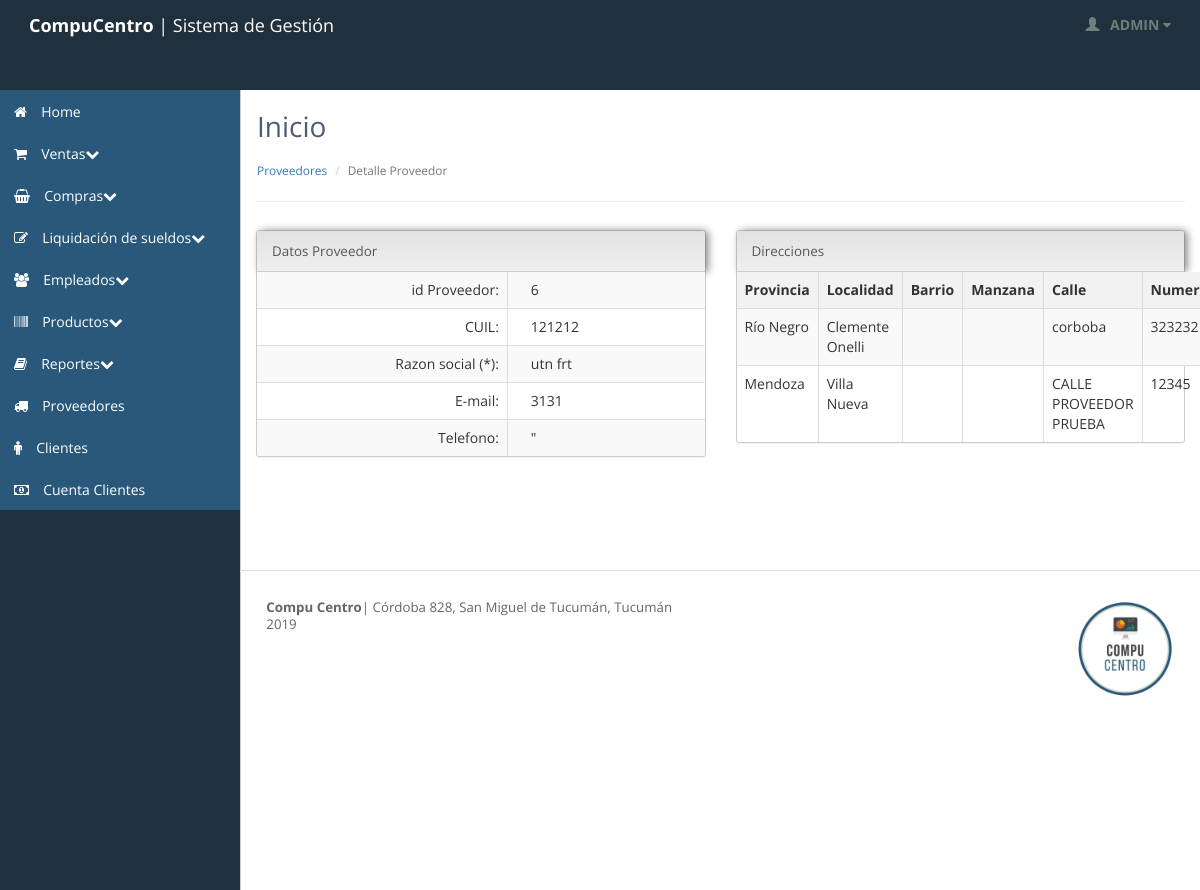
The app's page /proveedor_detalle.php?idproveedor=6 (signed in) with its own data.
### tables this page shows
CREATE TABLE `proveedor` (
  `idproveedor` int(11) NOT NULL,
  `razonsocialproveedor` varchar(45) NOT NULL,
  `cuilproveedor` varchar(45) NOT NULL,
  `mailproveedor` varchar(45) DEFAULT NULL,
  `telefonoproveedor` varchar(45) DEFAULT NULL,
  `direccion_iddireccion` int(11) NOT NULL,
  `estado` int(11) NOT NULL,
  `tipo_idtipo` int(11) DEFAULT NULL
);

CREATE TABLE `direccion` (
  `iddireccion` int(11) NOT NULL,
  `calle` varchar(45) NOT NULL,
  `numero` int(11) NOT NULL,
  `manzana` varchar(45) DEFAULT NULL,
  `barrio` varchar(45) DEFAULT NULL,
  `localidad_idlocalidad` int(11) NOT NULL,
  `proveedor_idproveedor` int(11) DEFAULT NULL
);

CREATE TABLE `provincia` (
  `idprovincia` int(11) NOT NULL,
  `nombreprovincia` varchar(45) NOT NULL
);

CREATE TABLE `localidad` (
  `idlocalidad` int(11) NOT NULL,
  `nombrelocalidad` varchar(45) NOT NULL,
  `provincia_idprovincia` int(11) NOT NULL
);

### inc_proveedores/inc_proveedor_detalle_direcciones.php (the view, shortened to what this page needs)
<?php
$idproveedor=$_GET['idproveedor'];
$direccion="SELECT * FROM direccion
INNER JOIN localidad ON localidad_idlocalidad=idlocalidad
INNER JOIN provincia ON provincia_idprovincia=idprovincia
WHERE proveedor_idproveedor=$idproveedor";
$q_direccion=mysql_query($direccion);
?>
<table class='table table-bordered table-striped'>
	<thead>
		<th>Provincia</th>
		<th>Localidad</th>
		<th>Barrio</th>
		<th>Manzana</th>
		<th>Calle</th>
		<th>Numero</th>
	</thead>
	<tbody>
	<?php while ($row_direccion= mysql_fetch_array($q_direccion)) { ?>
		<tr>
			<td class="col-xs-3 col-sm-3 col-md-3 col-lg-3"><?php echo $row_direccion['nombreprovincia']; ?></td>
			<td class="col-xs-3 col-sm-3 col-md-3 col-lg-3"><?php echo $row_direccion['nombrelocalidad']; ?></td>
			<td class="col-xs-1 col-sm-1 col-md-1 col-lg-1"><?php echo $row_direccion['barrio']; ?></td>
			<td class="col-xs-1 col-sm-1 col-md-1 col-lg-1"><?php echo $row_direccion['manzana']; ?></td>
			<td class="col-xs-2 col-sm-2 col-md-2 col-lg-2"><?php echo $row_direccion['calle']; ?></td>
			<td class="col-xs-1 col-sm-1 col-md-1 col-lg-1"><?php echo $row_direccion['numero']; ?></td>
		</tr>
		<?php } ?>
	</tbody>
</table>

### inc_proveedores/inc_proveedor_detalle_datos.php (shortened to what this page needs)
<?php
$idproveedor=$_GET['idproveedor'];
$proveedor="SELECT * FROM proveedor WHERE idproveedor=$idproveedor";
$q_proveedor=mysql_query($proveedor);
$row_proveedor= mysql_fetch_array($q_proveedor);
?>
<table class='table table-bordered table-striped'>
<tr>
	<td><div align='right'>id Proveedor: </div></td>
	<td><div class="col-xs-12 col-sm-12 col-md-12 col-lg-12"><?php echo $idproveedor; ?></div></td>
</tr>
<tr>
	<td><div align='right'>CUIL: </div></td>
	<td><div class="col-xs-12 col-sm-12 col-md-12 col-lg-12"><?php echo $row_proveedor['cuilproveedor'] ?></div></td>
</tr>
<tr>
	<td><div align='right'>Razon social (*): </div></td>
	<td><div class="col-xs-12 col-sm-12 col-md-12 col-lg-12"><?php echo $row_proveedor['razonsocialproveedor'] ?></div></td>
</tr>
<tr>
	<td><div align='right'>E-mail: </div></td>
	<td><div class="col-xs-12 col-sm-12 col-md-12 col-lg-12"><?php echo $row_proveedor['mailproveedor'] ?></div></td>
</tr>
<tr>
	<td><div align='right'>Telefono: </div></td>
	<td><div class="col-xs-8 col-sm-8 col-md-8 col-lg-8"><?php echo $row_proveedor['telefonoproveedor'] ?>"</div></td>
</tr>
</table>

### stylesheets/theme.css (style rules this page uses)
body { background: #20303c; background-position: initial initial; background-repeat: initial initial; margin: 0px; padding: 0px; }
body, h1, h2, h3, h4, h5, h6, p, a, .h1, .h2, .h3, .h4, .h5, .h6 { font-family: 'Open Sans', helvetica, arial, sans-serif; }
tr:nth-child(2n+1) { background-color: #F2F2F3; }

### records on screen
proveedor: cuilproveedor "121212", razonsocialproveedor "utn frt", mailproveedor "3131"
direccion: provincia.nombreprovincia "Río Negro", localidad.nombrelocalidad "Clemente Onelli", calle "corboba", numero "323232"
direccion: provincia.nombreprovincia "Mendoza", localidad.nombrelocalidad "Villa Nueva", calle "CALLE PROVEEDOR PRUEBA", numero "12345"

### other values on screen
$_SESSION["usuarioactual"] "ADMIN"
$idproveedor "6"
